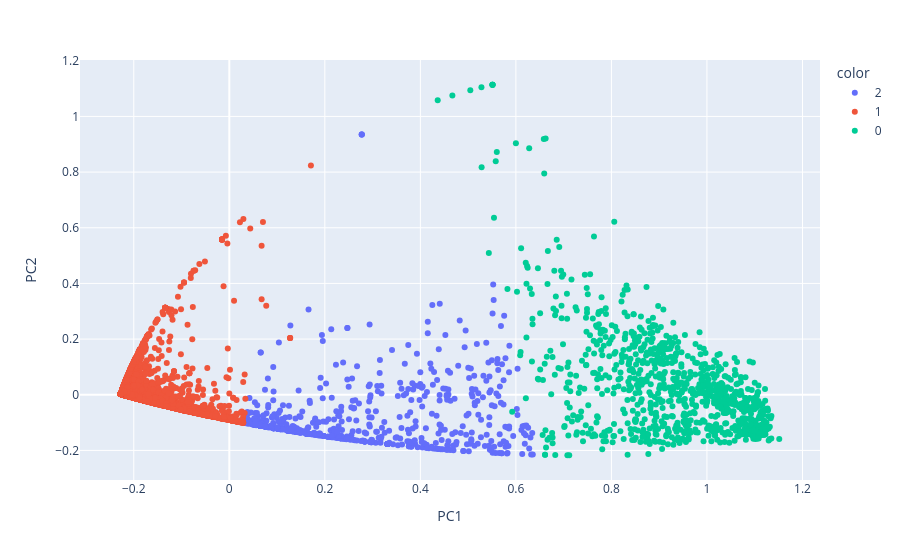

The cell this chart's notebook holds for it:
### Code cell
# Visualiser les classes
scatter_plot(New_df, kmeans_partition)

### Figure 1 — Plotly figure (JSON) as saved in the notebook; plotly's stock layout.template omitted (floating-point values rounded to 4 significant figures; data arrays with more than 128 entries replaced by an {"elided": "..."} marker saying what was removed)
{"data": [{"hovertemplate": "color=2<br>PC1=%{x}<br>PC2=%{y}<extra></extra>", "legendgroup": "2", "marker": {"color": "#636efa", "symbol": "circle"}, "mode": "markers", "name": "2", "orientation": "v", "showlegend": true, "type": "scatter", "x": {"elided": "585 float values"}, "xaxis": "x", "y": {"elided": "585 float values"}, "yaxis": "y"}, {"hovertemplate": "color=1<br>PC1=%{x}<br>PC2=%{y}<extra></extra>", "legendgroup": "1", "marker": {"color": "#EF553B", "symbol": "circle"}, "mode": "markers", "name": "1", "orientation": "v", "showlegend": true, "type": "scatter", "x": {"elided": "5434 float values"}, "xaxis": "x", "y": {"elided": "5434 float values"}, "yaxis": "y"}, {"hovertemplate": "color=0<br>PC1=%{x}<br>PC2=%{y}<extra></extra>", "legendgroup": "0", "marker": {"color": "#00cc96", "symbol": "circle"}, "mode": "markers", "name": "0", "orientation": "v", "showlegend": true, "type": "scatter", "x": {"elided": "915 float values"}, "xaxis": "x", "y": {"elided": "915 float values"}, "yaxis": "y"}], "layout": {"legend": {"title": {"text": "color"}, "tracegroupgap": 0}, "margin": {"t": 60}, "xaxis": {"anchor": "y", "domain": [0.0, 1.0], "title": {"text": "PC1"}}, "yaxis": {"anchor": "x", "domain": [0.0, 1.0], "title": {"text": "PC2"}}}}
